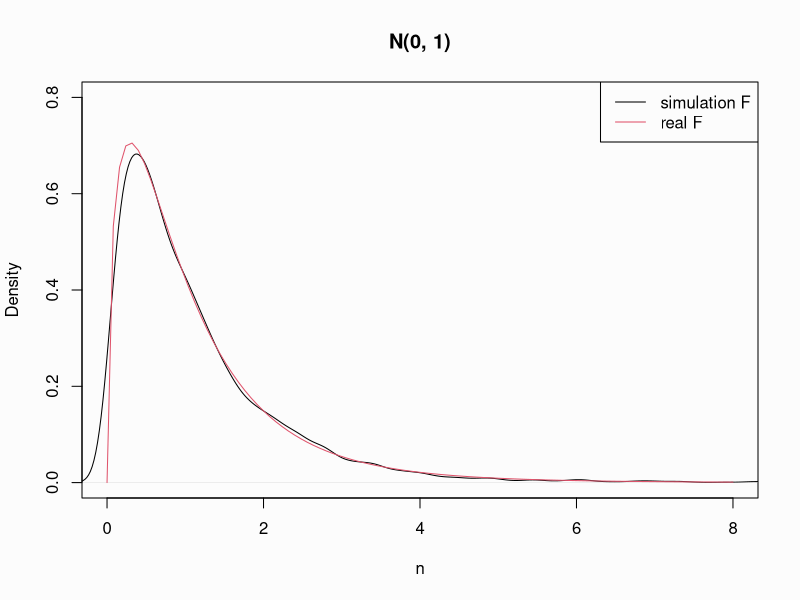
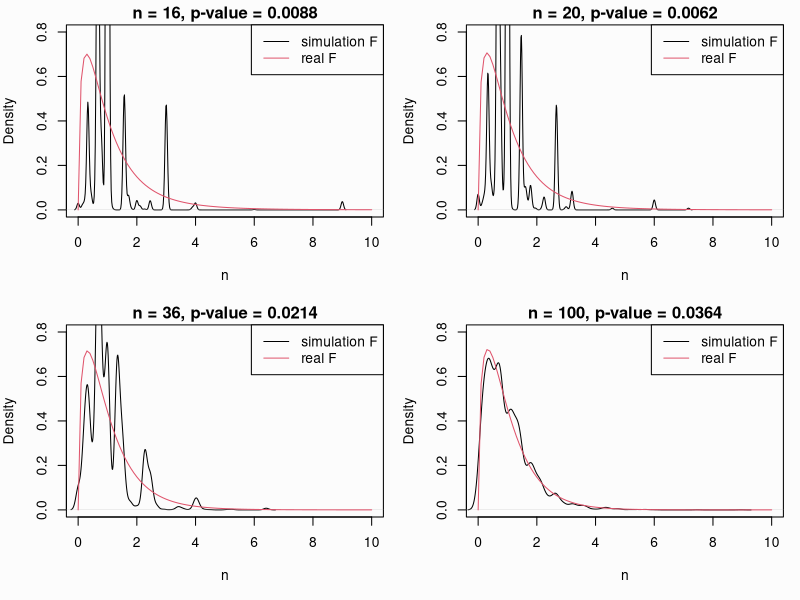
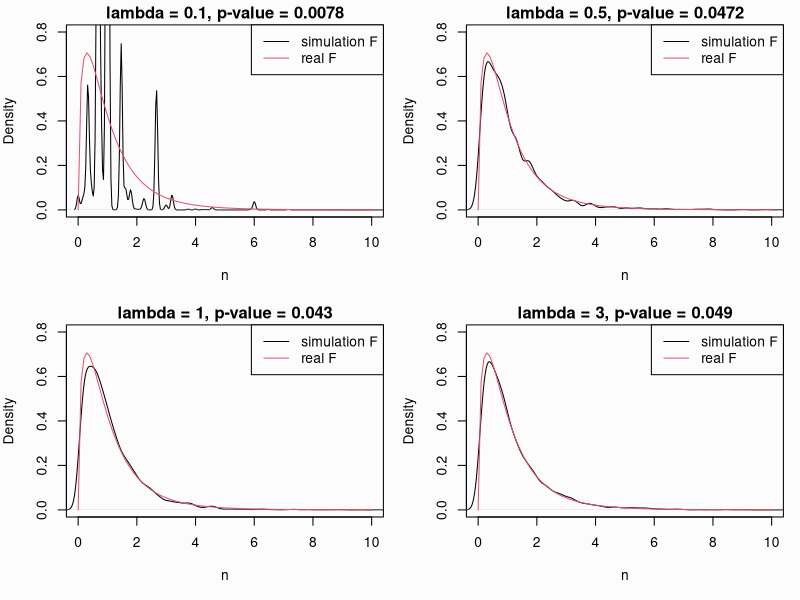
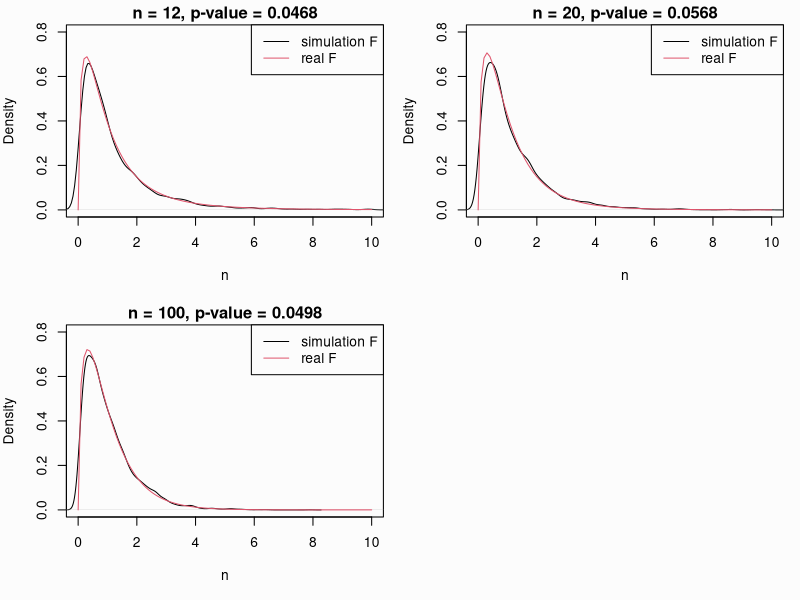

R code for these plots, in order: (Note: a time limit stopped this script after it produced the figures.)
## ---- chunk 1
knitr::opts_chunk$set(echo = TRUE, message=FALSE)
set.seed(5555)
## ---- chunk 2
N <- 20 #樣本數
design_matrix <- function(N){
  levels <- c(rep(160, N/4), rep(180, N/4), rep(200, N/4), rep(220, N/4))
  levels <- as.factor(levels)
  X1 <- matrix(NA, N, 3) 
  for(i in 1:N){
    if(levels[i] == "160") {
      X1[i,] <- c(-1, -1, -1)
    }else if(levels[i] == "180"){
      X1[i,] <- c(1, 0, 0)
    }else if(levels[i] == "200"){
      X1[i,] <- c(0, 1, 0)
    }else if(levels[i] == "220"){
      X1[i,] <- c(0, 0, 1)
    }
  }
  return(X1)
}
X1 <- design_matrix(N=20)
## ---- chunk 3
mu <- rep(617,N)
tau <- rep(0, N)
B <- 5000 #重複實驗次數
f <- rep(NA, B)
t <- 0

for (i in 1:B){
  error <- rnorm(N, 0, 1) 
  obs <- mu + tau + error
  fit <- lm(obs~X1)
  anova <- anova(fit)
  f[i] <- anova$`F value`[1]
  if (anova$`Pr(>F)`[1]<=0.05) t <- t+1
}
par(bg="#fcfcfc")
plot(density(f), xlim=c(0,8),ylim=c(0.0,0.8), main="N(0, 1)", xlab="n")
curve(df(x, anova$Df[1], anova$Df[2]), col=2, add=T)
legend("topright", c("simulation F", "real F"), col=c(1,2), lty=1)
t/B # type I error
## ---- chunk 4
anova
summary(fit)
## ---- chunk 5
ci_upper <- 0.05+1.96*sqrt(0.05*0.05/B)
ci_lower <- 0.05-1.96*sqrt(0.05*0.05/B)
ci_upper ; ci_lower
## ---- chunk 6
par(bg="#fcfcfc", mfrow=c(2, 2), mar=c(5, 4, 1.5, 1))
N <- c(16, 20, 36, 100) #樣本數
lambda <- 0.1

for (k in 1:length(N)) {
  X1 <- design_matrix(N[k])
  f <- rep(NA, B)
  t <- 0
  tau <- rep(0, N[k])
  mu <- rep(3, N[k])
  for (i in 1:B){
    error <- rpois(N[k], lambda) - lambda
    obs <- mu + tau + error
    fit <- lm(obs~X1)
    anova <- anova(fit)
    f[i] <- anova$`F value`[1]
    if (anova$`Pr(>F)`[1]<=0.05) t <- t+1
  }
  plot(density(f), xlim=c(0,10), ylim=c(0,0.8), main=paste0("n = ",N[k],", p-value = ",round(t/B,4)), xlab="n")
  curve(df(x, anova$Df[1], anova$Df[2]), col=2, add=T)
  legend("topright", c("simulation F", "real F"), col=c(1,2), lty=1)
}
## ---- chunk 7
par(bg="#fcfcfc", mfrow=c(2, 2), mar=c(5,4,1.5,1))
N <- 20
lambda <- c(0.1, 0.5, 1, 3)
p_value <- rep(NA, 4)

for (l in 1:length(lambda)) {
  X1 <- design_matrix(N)
  f <- rep(NA, B)
  t <- 0
  tau <- rep(0, N)
  mu <- rep(3, N)
  for (i in 1:B){
    error <- rpois(N, lambda[l]) - lambda[l]
    obs <- mu + tau + error
    fit <- lm(obs~X1)
    anova <- anova(fit)
    f[i] <- anova$`F value`[1]
    if (anova$`Pr(>F)`[1]<=0.05) t <- t+1
  }
  plot(density(f), xlim=c(0,10), ylim=c(0,0.8), main=paste0("lambda = ",lambda[l],", p-value = ",round(t/B,4)), xlab="n")
  curve(df(x, anova$Df[1], anova$Df[2]), col=2, add=T)
  legend("topright", c("simulation F", "real F"), col=c(1,2), lty=1)
}
## ---- chunk 8
N <- c(12, 20, 100, 2000) #樣本數
par(bg="#fcfcfc", mfrow=c(2, 2), mar=c(5, 4, 1.5, 1))
for (k in 1:length(N)){
  X1 <- design_matrix(N[k])
  f <- rep(NA, B)
  t <- 0
  tau <- rep(0, N[k])
  mu <- rep(3, N[k])
  for (i in 1:B){
    error <- rbinom(N[k], size=100, 0.25) - 25
    obs <- mu + tau + error
    fit <- lm(obs~X1)
    anova <- anova(fit)
    f[i] <- anova$`F value`[1]
    if (anova$`Pr(>F)`[1]<=0.05) t <- t+1
  }
  plot(density(f), main=paste0("n = ",N[k],", p-value = ",round(t/B,4)), xlim=c(0,10), ylim=c(0,0.8), xlab="n")
  curve(df(x, anova$Df[1], anova$Df[2]), col=2, add=T)
  legend("topright", c("simulation F", "real F"), col=c(1,2), lty=1.5)
}
## ---- chunk 9
N <- 20
n <- c(5, 10, 20, 50) #實驗次數
p <- c(0.01, 0.05, 0.2, 0.5) #機率
X1 <- design_matrix(N)
par(bg="#fcfcfc", mfrow=c(4, 4), mar=c(1.7, 1.7, 1.5, 1.1))
f <- rep(NA, B)
for(s in 1:length(n)){
  for (k in 1:length(p)) {
    t <- 0
    tau <- rep(0, N)
    mu <- rep(3, N)
    for (i in 1:B){
      error <- rbinom(N, n[s], p[k]) - n[s]*p[k]
      obs <- mu + tau + error
      fit <- lm(obs~X1)
      anova <- anova(fit)
      f[i] <- anova$`F value`[1]
      if (anova$`Pr(>F)`[1]<=0.05) t <- t+1
    }
    plot(density(f), main=paste0('Bin(', n[s],', ', p[k], ') , ', round(t/B,4)), xlim=c(0,10), ylim=c(0,0.8), xlab="n")
    curve(df(x, anova$Df[1], anova$Df[2]), col=2, add=T)
    #legend("topright", c("simulation F", "real F"), col=c(1,2), lty=1.5)
   }
}
## ---- chunk 10
N <- 20 
n <- c(1, 5, 10, 30)
p <- c(0.005, 0.01, 0.05, 0.1, 0.3)
D <- expand.grid(N, n, p)
colnames(D) <- c('N','n','p')
D <- cbind(D, 'type_I_error'=rep(NA, dim(D)[1]))

for (i in 1:dim(D)[1]) {
  X1 <- design_matrix(N)
  f <- rep(NA, B)
  t <- 0
  tau <- rep(0, D$N[i])
  mu <- rep(3, D$N[i])
  for (j in 1:B) {
    error <- rbinom(D$N[i], D$n[i], D$p[i]) - D$n[i]*D$p[i]
    obs <- mu + tau + error
    fit <- lm(obs~X1)
    anova <- anova(fit)
    f[j] <- anova$`F value`[1]
    if (!is.nan(anova$`F value`[1])){
      if (anova$`Pr(>F)`[1] <= 0.05) {t <- t+1}
    }
  }
  D$type_I_error[i] <- round(t/B, 4)
}
## ---- chunk 11
par(bg="#fcfcfc")
D_s <- split(D, D$n)
plot(D_s$`1`$p, D_s$`1`$type_I_error, main='', type='b', ylab='p-value', ylim=c(0,0.06), xlab='p')
lines(D_s$`5`$p, D_s$`5`$type_I_error, type='b', col='blue', axes=F, ylab='', xlab='')
lines(D_s$`10`$p, D_s$`10`$type_I_error, type='b', col='green3', axes=F, ylab='', xlab='')
lines(D_s$`30`$p, D_s$`30`$type_I_error, type='b', col='orange', axes=F, ylab='', xlab='')
abline(h=0.05, col="red")
legend("bottomright", c('n=1','n=5','n=10','n=30'), col=c(1,'blue','green3','orange'), lty=1)
## ---- chunk 12
#樣本數 = 8, 12, 16, 20
N <- c(8, 12, 16, 20)
alpha <- 1
beta <- 1
par(bg="#fcfcfc", mfrow=c(2, 2), mar=c(5, 4, 1.5, 1))

for (k in 1:length(N)) {
  X1 <- design_matrix(N[k])
  f <- rep(NA, B)
  t <- 0
  tau <- rep(0, N[k])
  mu <- rep(3, N[k])
  for (i in 1:B){
    error <- rgamma(N[k], alpha, beta) - alpha/beta
    obs <- mu + tau + error
    fit <- lm(obs~X1)
    anova <- anova(fit)
    f[i] <- anova$`F value`[1]
    if (anova$`Pr(>F)`[1]<=0.05) t <- t+1
  }
  plot(density(f), xlim=c(0,10), ylim=c(0,0.8), main=paste0("n = ",N[k],", p-value = ",round(t/B, 4)), xlab="")
  curve(df(x, anova$Df[1], anova$Df[2]), col=2, add=T)
  legend("topright", c("simulation F", "real F"), col=c(1,2), lty=1)
}
## ---- chunk 13
par(bg="#fcfcfc", mfrow=c(4,4), mar=c(3, 2, 1.5, 1.5))
alpha <- c(1/8,1/4,1,4)
beta <- c(1,2,3,4)
for(a in alpha){
    for(b in beta){
    f <- rgamma(100,a,b)-(a/(a+b))
    plot(density(f),main=paste0("alpha = ",a,", beta = ",b), xlab='')
    }
}
## ---- chunk 14
par(bg="#fcfcfc", mfrow=c(2, 2), mar=c(5,4,1.5,1))
N <- 12
t <- 0
alpha <- c(1/8,1/4,1,4)                             
beta <- 3
for (a in 1:length(alpha)) {
  X1 <- design_matrix(N)
  f <- rep(NA, B)
  t <- 0
  for (i in 1:B){
    error <- rgamma(N, alpha[a], beta)-(alpha[a]/beta)
    tau <- rep(0, N)
    mu <- rep(3, N)
    obs <- mu + tau + error
    fit <- lm(obs~X1)
    anova <- anova(fit)
    f[i] <- anova$`F value`[1]
    if (anova$`Pr(>F)`[1]<=0.05) t <- t+1
  }
  plot(density(f), xlim=c(0,10), ylim=c(0,0.8), main=paste0("alpha = ",alpha[a],", beta = ",beta ,", p-value = ",round(t/B,4)), xlab="")
  curve(df(x, anova$Df[1], anova$Df[1]), col=2, add=T)
  legend("topright", c("simulation F", "real F"), col=c(1,2), lty=1)
}
## ---- chunk 15
par(bg="#fcfcfc", mfrow=c(2, 2), mar=c(5,4,1.5,1))
N <- 20
t <- 0
alpha <- 1  
beta <- c(1,2,3,4)
for (b in 1:length(beta)) {
  X1 <- design_matrix(N)
  f <- rep(NA, B)
  t <- 0
  for (i in 1:B){
    error <- rgamma(N, alpha, beta[b])-(alpha/beta[b])
    tau <- rep(0, N)
    mu <- rep(3, N)
    obs <- mu + tau + error
    fit <- lm(obs~X1)
    anova <- anova(fit)
    f[i] <- anova$`F value`[1]
    if (anova$`Pr(>F)`[1]<=0.05) t <- t+1
  }
  plot(density(f), xlim=c(0,10), ylim=c(0,0.8), main=paste0("alpha =", alpha, ", beta = ",beta[b],", p-value = ",round(t/B,4)), xlab="")
  curve(df(x, anova$Df[1], anova$Df[2]), col=2, add=T)
  legend("topright", c("simulation F", "real F"), col=c(1,2), lty=1)
}
## ---- chunk 16
N <- c(8, 12, 16, 20, 40) 
p_value <- vector(mode="list",length=5)
for (k in 1:length(N)){
  X1 <- design_matrix(N[k])
  pp <- rep(NA, N[k]-1)
  for (df in 1:(N[k]-1)){
    t <- 0
    for (i in 1:B){
      error <- rt(N[k], df=df)
      tau <- rep(0, N[k])
      mu <- rep(3, N[k])
      obs <- mu + tau + error
      fit <- lm(obs~X1)
      anova <- anova(fit)
      if (anova$`Pr(>F)`[1]<=0.05) t <- t+1
    }
    pp[df] <- round(t/B,4)
  }
  p_value[[k]] <- pp
}
## ---- chunk 17
stat <- rep(NA, 5)
for (i in 1:5) {
  stat[i] <- mean(ifelse((p_value[[i]] < ci_upper) & (p_value[[i]] > ci_lower),1 ,0))
}
## ---- chunk 18
par(bg="#fcfcfc")
plot(sequence(N[1]-1), p_value[[1]], main='', type='b', ylab='p-value', ylim=c(0,0.06), xlab='df', xlim=c(1,20))
lines(sequence(N[2]-1), p_value[[2]], type='b', col='green3', axes=F, ylab='', xlab='')
lines(sequence(N[3]-1), p_value[[3]], type='b', col='orange', axes=F, ylab='', xlab='')
lines(sequence(N[4]-1), p_value[[4]], type='b', col='blue', axes=F, ylab='', xlab='')

abline(h=0.05, col="red",lwd=2)
legend("bottomright", paste0('N=',N[1:4]), col=c('blue','orange','green3',1), lty=1.5)
